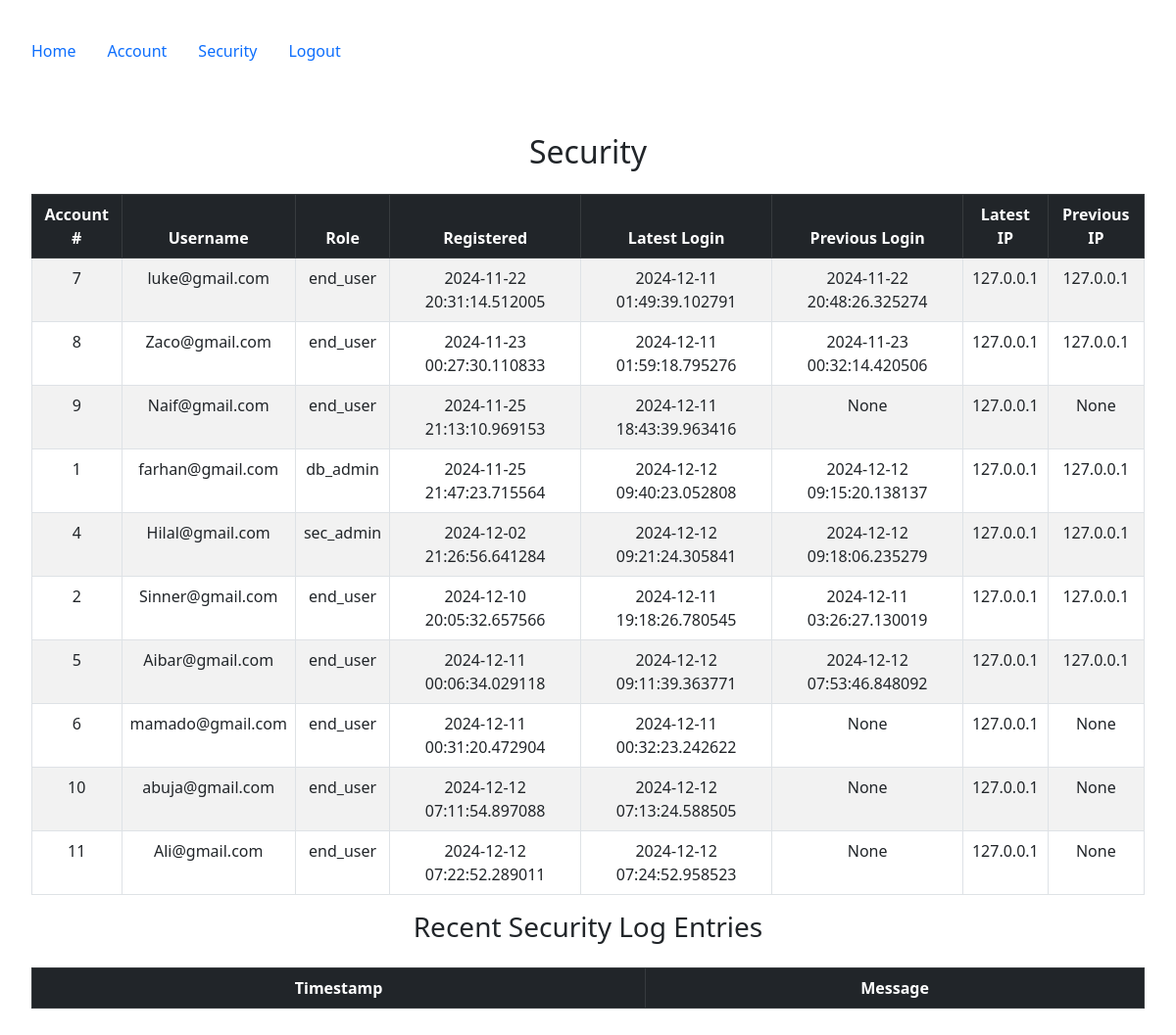
The app's page /security (signed in), older data.
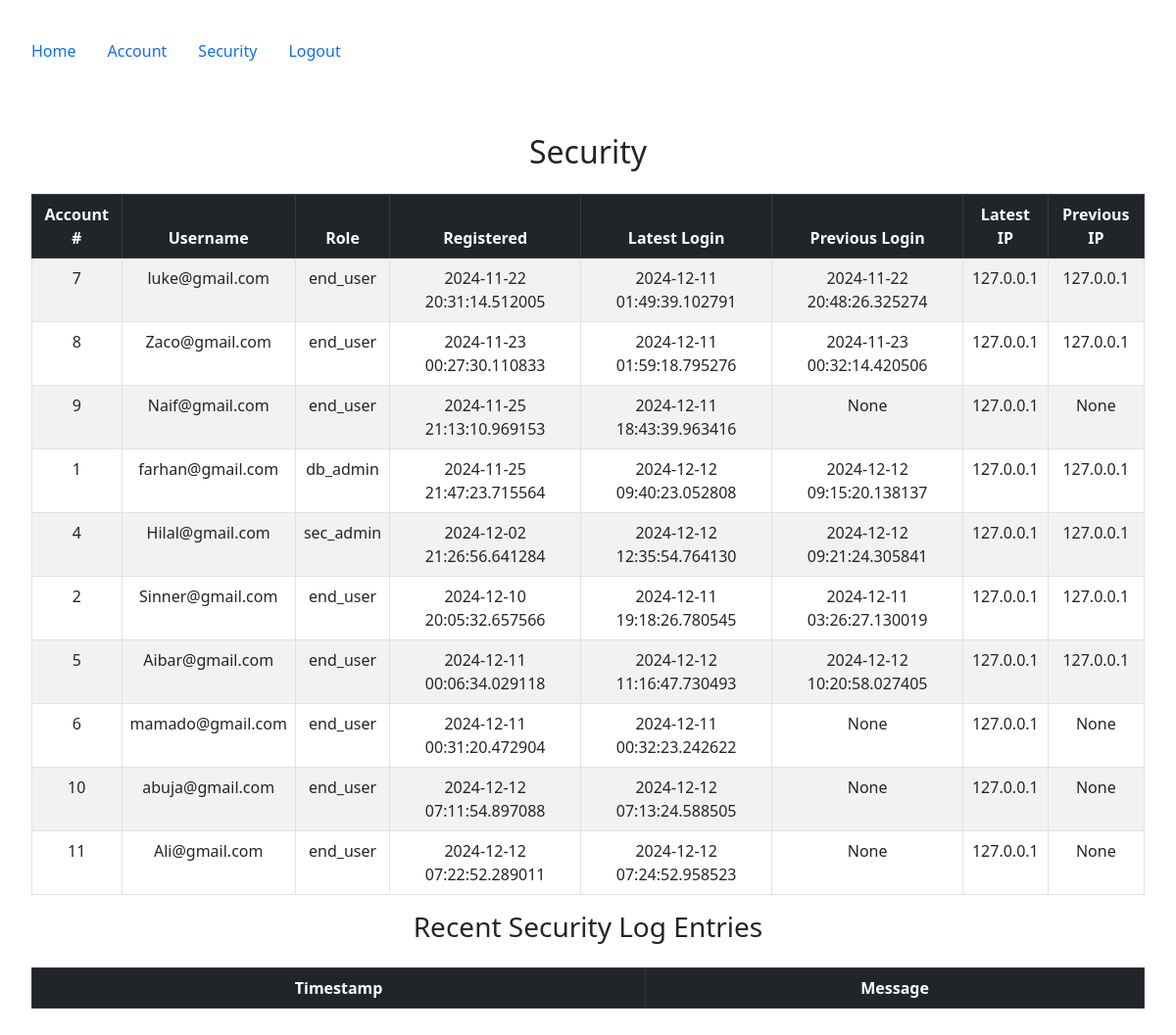
The same page, newer data.
### config.py (models this page shows, shortened)
class Log(db.Model):
    __tablename__ = 'logs'
    id = db.Column(db.Integer, primary_key=True)
    user_id = db.Column(db.Integer, db.ForeignKey('users.id', ondelete="CASCADE"), nullable=False)
    user_registered = db.Column(db.DateTime, nullable=False, default=datetime.utcnow)
    latest_login = db.Column(db.DateTime)
    previous_login = db.Column(db.DateTime)
    latest_ip = db.Column(db.String(100))
    previous_ip = db.Column(db.String(100))
    user = db.relationship("User", back_populates="log")

class User(db.Model, UserMixin):
    __tablename__ = 'users'
    id = db.Column(db.Integer, primary_key=True)
    email = db.Column(db.String(100), nullable=False, unique=True)
    password = db.Column(db.String(128), nullable=False)
    firstname = db.Column(db.String(100), nullable=False)
    lastname = db.Column(db.String(100), nullable=False)
    phone = db.Column(db.String(100), nullable=False)
    mfa_key = db.Column(db.String(32), nullable=False, default='')
    salt = db.Column(db.String(44), nullable=False,default=lambda: base64.urlsafe_b64encode(os.urandom(32)).decode('utf-8'))
    mfa_enabled = db.Column(db.Boolean, nullable=False, default=False)
    role = db.Column(db.String(50), nullable=False, default='end_user')
    posts = db.relationship("Post", order_by=Post.id, back_populates="user")
    log = db.relationship("Log", uselist=False, back_populates="user", cascade="all, delete-orphan")

### security/views.py (the view)
@security_bp.route('/security')
@login_required
def security():
    if current_user.role != 'sec_admin':
        security_logger.error(
            f"Unauthorized role access: Email={current_user.email}, Role={current_user.role}, URL={request.url}, IP={request.remote_addr}"
        )
        abort(403)
    logs = Log.query.join(User).all()
    log_entries = []
    try:
        with open("security.log", "r") as log_file:
            lines = log_file.readlines()
            log_entries = lines[-10:][::-1]
    except FileNotFoundError:
        flash("Security log file not found.", "warning")
    return render_template('security/security.html', logs=logs, log_entries=log_entries)

### app.py (called while the page is built, shortened)
@login_manager.user_loader
def load_user(user_id):
    return User.query.get(int(user_id))

@app.before_request
def restrict_access_and_waf_function_name():
    excluded_routes = ['firewall_error', 'static', 'accounts.mfa_setup']
    if request.endpoint in excluded_routes:
        return
    path = request.path
    query = request.query_string.decode("utf-8")
    combined_request_data = f"{path} {query}"
    print(f"Combined Request Data: {combined_request_data}")
    for attack_type, pattern in waf_rules.items():
        if pattern.search(combined_request_data):
            matched_data = pattern.findall(combined_request_data)
            print(f"Detected Attack Type: {attack_type} | Matched Data: {matched_data}")
            flash(f"Attack detected: {attack_type}", "danger")
            return redirect(url_for('firewall_error', attack_type=attack_type))

### templates/security/security.html (shortened to what this page needs)
{% extends "base.html" %}
{% block content %}
<h2 class="mb-4 text-center">Security</h2>
<table class="table table-striped table-bordered">
    <thead class="table-dark">
        <tr>
            <th>Account #</th>
            <th>Username</th>
            <th>Role</th>
            <th>Registered</th>
            <th>Latest Login</th>
            <th>Previous Login</th>
            <th>Latest IP</th>
            <th>Previous IP</th>
        </tr>
    </thead>
    <tbody>
        {% for log in logs %}
        <tr>
            <td>{{ log.user_id }}</td>
            <td>{{ log.user.email }}</td>
            <td>{{ log.user.role }}</td>
            <td>{{ log.user_registered }}</td>
            <td>{{ log.latest_login or "None" }}</td>
            <td>{{ log.previous_login or "None" }}</td>
            <td>{{ log.latest_ip or "None" }}</td>
            <td>{{ log.previous_ip or "None" }}</td>
        </tr>
        {% endfor %}
    </tbody>
</table>
<h3 class="mb-4 text-center">Recent Security Log Entries</h3>
<table class="table table-striped table-bordered">
    <thead class="table-dark">
        <tr>
            <th>Timestamp</th>
            <th>Message</th>
        </tr>
    </thead>
</table>
{% endblock %}

### templates/base.html (shortened to what this page needs)
<!DOCTYPE html>
<html lang="en">
<head>
    <link rel="stylesheet" href="https://cdn.jsdelivr.net/npm/bootstrap@5.2.2/dist/css/bootstrap.min.css">
</head>
<body>
<section class="container-fluid p-3 my-3">
    <nav class="nav nav-pills flex-column flex-sm-row">
        <a class="nav-item nav-link" href="{{ url_for('index') }}">Home</a>
        {% if current_user.is_authenticated %}
            {% if current_user.role == 'db_admin' %}
                <a class="nav-item nav-link" href="{{ url_for('accounts.account') }}">Account</a>
                <a class="nav-item nav-link" href="{{ url_for('admin.index', _scheme='https', _external=True) }}">DB Admin</a>
                <a class="nav-item nav-link" href="{{ url_for('accounts.logout') }}">Logout</a>
            {% elif current_user.role == 'sec_admin' %}
                <a class="nav-item nav-link" href="{{ url_for('accounts.account') }}">Account</a>
                <a class="nav-item nav-link" href="{{ url_for('security.security') }}">Security</a>
                <a class="nav-item nav-link" href="{{ url_for('accounts.logout') }}">Logout</a>
            {% endif %}
        {% else %}
            <a class="nav-item nav-link" href="{{ url_for('accounts.registration') }}">Registration</a>
            <a class="nav-item nav-link" href="{{ url_for('accounts.login') }}">Login</a>
        {% endif %}
    </nav>
    <div class="container-fluid p-3 my-5 text-center">
        {% block content %}
        {% endblock %}
    </div>
</section>
</body>
</html>

### templates/base.html (style rules this page uses)
.table { margin-left: auto; margin-right: auto; }

Row changes from the older to the newer data that the page shows:
changed Log "Hilal@gmail.com": latest_login "2024-12-12 09:21:24.305841" → "2024-12-12 12:35:54.764130"; previous_login "2024-12-12 09:18:06.235279" → "2024-12-12 09:21:24.305841"
changed Log "Aibar@gmail.com": latest_login "2024-12-12 09:11:39.363771" → "2024-12-12 11:16:47.730493"; previous_login "2024-12-12 07:53:46.848092" → "2024-12-12 10:20:58.027405"
